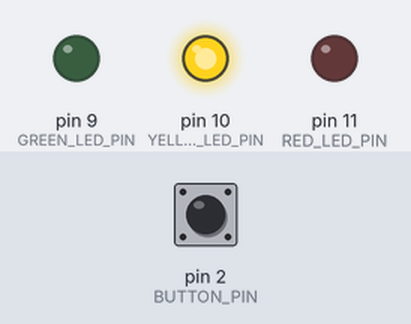
Bench run of a sketch on a simulated Arduino Uno, built with avr-gcc and run on an emulated ATmega328P. Parts: output pins drawn as LEDs (lit = HIGH). The test bench sets the inputs (shaded band); at power-on: pin 2 (BUTTON_PIN) HIGH.

Above: at 1.2 s.
1.3 s: pin 2 (BUTTON_PIN) pulled LOW for 0.15 s
At 1.37 s:
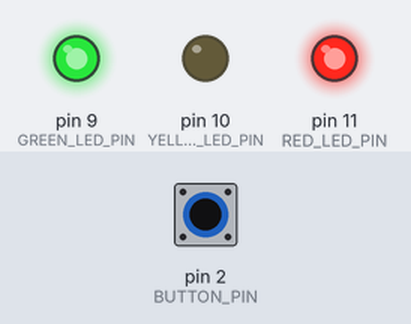
2.9 s: pin 2 (BUTTON_PIN) pulled LOW for 3.2 s
At 6.8 s:
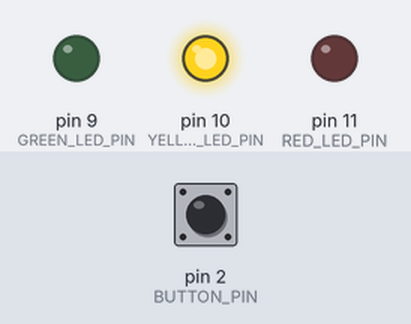
Timing chart, 0 to 8.3 s (numbered marks = the images above; inputs shaded):
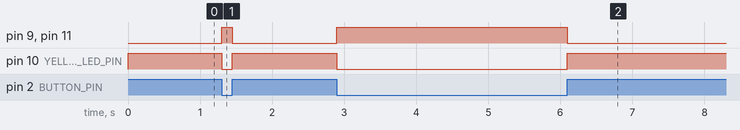

The sketch:

leds_and_button.ino
```cpp
#include "Led.h"
#include "PushButton.h"

#define RED_LED_PIN 11
#define YELLOW_LED_PIN 10
#define GREEN_LED_PIN 9
#define BUTTON_PIN 2

Led redLed(RED_LED_PIN);
Led yellowLed(YELLOW_LED_PIN);
Led greenLed(GREEN_LED_PIN);
PushButton button (BUTTON_PIN, true, true);

void setup() {
  redLed.init();
  yellowLed.init();
  greenLed.init();
  button.init();

}

void loop() {
  if (button.isPressed()) {
    redLed.on();
    yellowLed.off();
    greenLed.on();
  }
  else {
    redLed.off();
    yellowLed.on();
    greenLed.off();
  }
}
```

Led.cpp
```cpp
#include "Led.h"
#include <Arduino.h>

Led::Led(byte pin)
{
  this->pin = pin;
}
void Led::init()
{
  pinMode(pin, OUTPUT);
}
void Led::init(byte defaultState)
{
  init();
  if (defaultState == HIGH) {
    on();
  }
  else {
    off();
  }
}
void Led::on()
{
  digitalWrite(pin, HIGH);
}
void Led::off()
{
  digitalWrite(pin, LOW);
}
```

Led.h
```cpp
// if, define and endif are binded all together to create a header
#ifndef LED_H
#define LED_H

#include <Arduino.h>

class Led
{
  private:
  	byte pin;
  public:
  Led() {} //do not use
  Led(byte pin); // This is a constructor and the one above as well

  // init the pin for the Led
  // call this in setup()
  void init();
  void init(byte defaultState);

  void on();
  void off();
};

#endif
```

PushButton.cpp
```cpp
#include "PushButton.h"

PushButton::PushButton(byte pin, bool isPullUp, bool internalPullUpActivated)
{
  this->pin = pin;
  this->isPullUp = isPullUp;
  this->internalPullUpActivated = internalPullUpActivated;

  lastTimeStateChanged = millis();
  debounceDelay = 50;
}
void PushButton::init()
{
  if (isPullUp && internalPullUpActivated)
  {
    pinMode(pin, INPUT_PULLUP);
  }
  else
  {
    pinMode(pin, INPUT);
  }
  state = digitalRead(pin);
}
void PushButton::readState()
{
  unsigned long timeNow = millis();
  if (timeNow - lastTimeStateChanged > debounceDelay) {
    byte newState = digitalRead(pin);
    if (newState != state);
    lastTimeStateChanged = timeNow;
  }

  state = digitalRead(pin);
}

bool PushButton::isPressed() {
  readState();
  if (isPullUp) {
    return (state == LOW);
  }
  else {
    return (state == HIGH);
  }
}
```

PushButton.h
```cpp
#ifndef PUSH_BUTTON_H
#define PUSH_BUTTON_H

#include <Arduino.h>

class PushButton
{
private:
  byte pin;
  byte state;
  bool isPullUp;
  bool internalPullUpActivated;
  unsigned long lastTimeStateChanged;
  unsigned long debounceDelay;

  void readState();
public:
  PushButton() {} // do not use
  PushButton(byte pin, bool isPullUp, bool internalPullUpActivated);

  void init();

  bool isPressed();
};

#endif
```

Measured:
- after the input at 1.3 s, pin 9 (GREEN_LED_PIN), pin 11 (RED_LED_PIN): LOW → HIGH at once, → LOW 0.15 s later; pin 10 (YELLOW_LED_PIN): HIGH → LOW at once, → HIGH 0.15 s later
- after the input at 2.9 s, pin 9 (GREEN_LED_PIN), pin 11 (RED_LED_PIN): LOW → HIGH at once, → LOW 3.2 s later; pin 10 (YELLOW_LED_PIN): HIGH → LOW at once, → HIGH 3.2 s later
